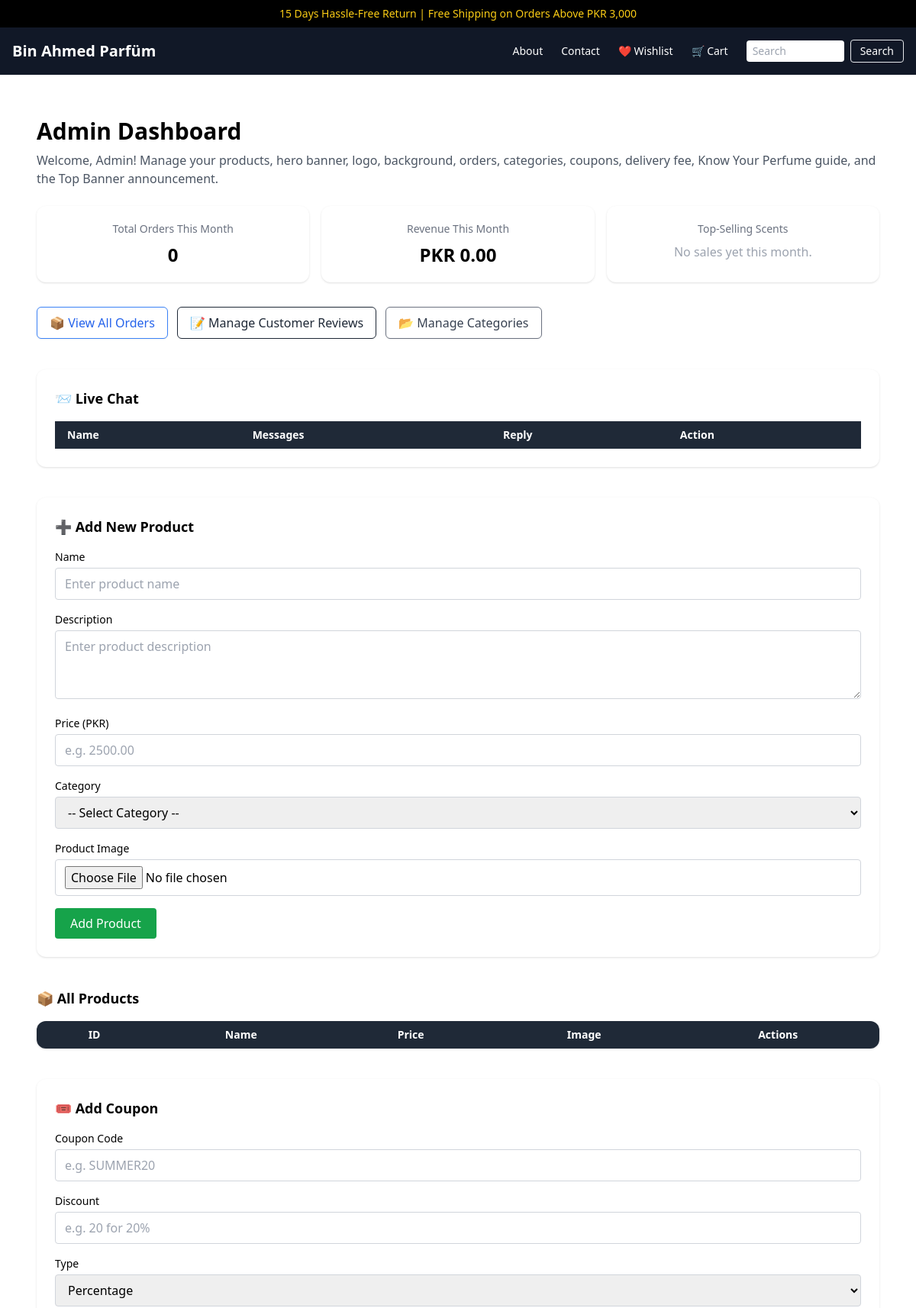
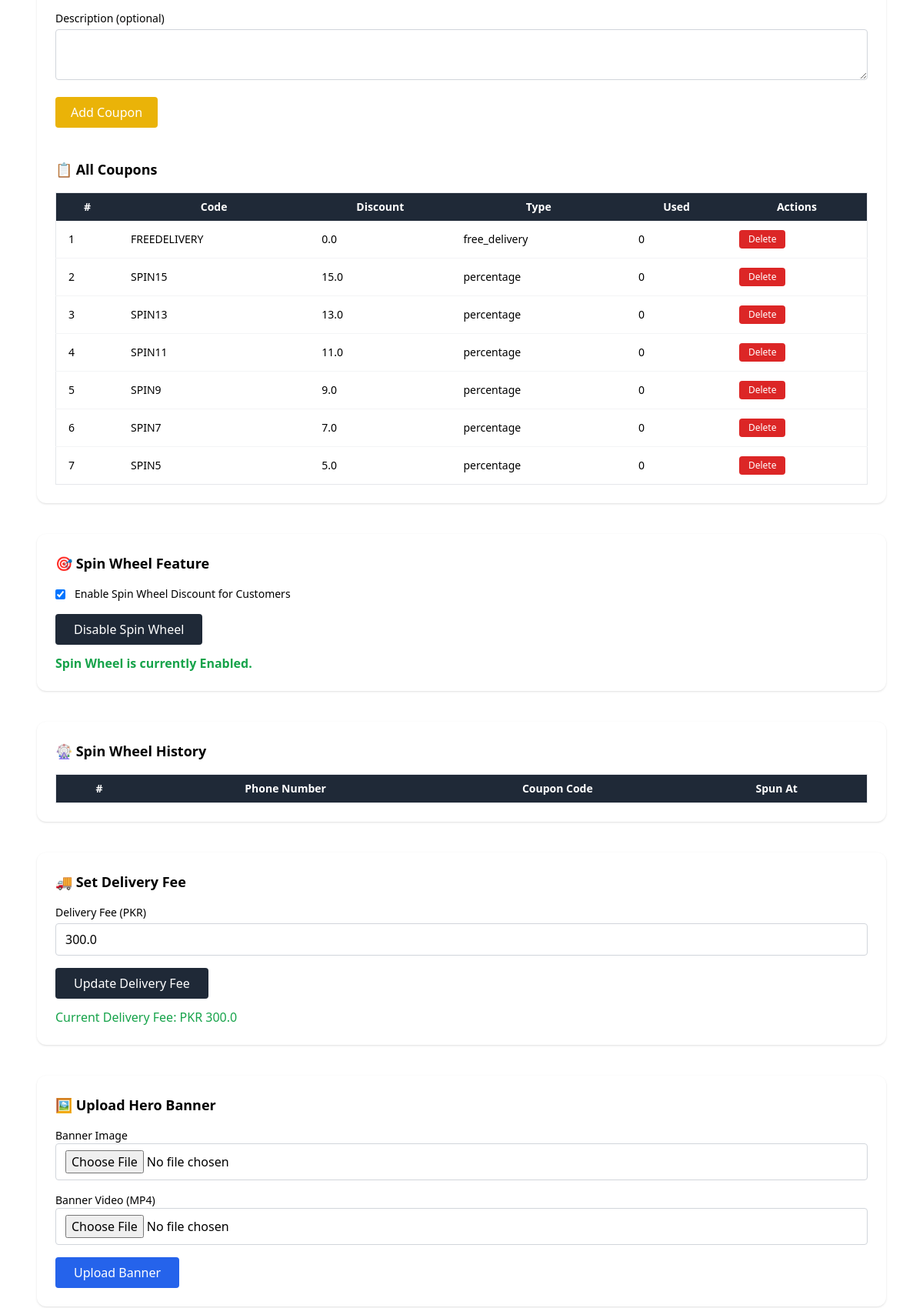
Screenshot of /admin/dashboard (signed in, upper part) with the database file from the repository (2 pictures, top to bottom).
### tables this page shows
CREATE TABLE settings (
                id INTEGER PRIMARY KEY AUTOINCREMENT,
                key TEXT UNIQUE NOT NULL,
                value TEXT
            );

CREATE TABLE coupons (
                id INTEGER PRIMARY KEY AUTOINCREMENT,
                code TEXT UNIQUE NOT NULL,
                discount REAL NOT NULL,
                type TEXT CHECK(type IN ('percentage', 'fixed', 'free_delivery')),
                description TEXT,
                used INTEGER DEFAULT 0
            );

### app.py (the view)
@app.route('/admin/dashboard')
@login_required
def admin_dashboard():
    conn = get_db_connection()
    products = conn.execute('SELECT * FROM products').fetchall()
    banner = conn.execute('SELECT * FROM banners ORDER BY id DESC LIMIT 1').fetchone()
    logo = conn.execute('SELECT * FROM logos ORDER BY id DESC LIMIT 1').fetchone()
    background = conn.execute('SELECT * FROM backgrounds ORDER BY id DESC LIMIT 1').fetchone()
    categories = conn.execute('SELECT * FROM categories').fetchall()
    know_your_perfume = conn.execute(
        'SELECT * FROM know_your_perfume ORDER BY id DESC LIMIT 1'
    ).fetchone()
    coupons = conn.execute('SELECT * FROM coupons ORDER BY id DESC').fetchall()
    fee_row = conn.execute("SELECT value FROM settings WHERE key = 'delivery_fee'").fetchone()
    delivery_fee = float(fee_row['value']) if fee_row else 0
    banner_row = conn.execute("SELECT value FROM settings WHERE key = 'top_banner'").fetchone()
    top_banner = banner_row['value'] if banner_row else ''
    spin_row = conn.execute(
        "SELECT value FROM settings WHERE key = 'spin_wheel_enabled'"
    ).fetchone()
    spin_enabled = bool(int(spin_row['value'])) if spin_row else True
    now = datetime.now()
    start_of_month = now.replace(day=1).strftime('%Y-%m-%d %H:%M:%S')
    total_orders = conn.execute(
        "SELECT COUNT(*) FROM orders WHERE created_at >= ?", (start_of_month,)
    ).fetchone()[0]
    total_revenue = conn.execute(
        '''
        SELECT IFNULL(SUM(
            (SELECT SUM(oi.quantity * oi.price) FROM order_items oi WHERE oi.order_id = o.id)
            + (
              CASE
                WHEN o.coupon_code = 'FREEDELIVERY' THEN 0
                ELSE IFNULL((SELECT value FROM settings WHERE key = 'delivery_fee'), 0)
              END
            )
            - o.discount
        ), 0)
        FROM orders o
        WHERE o.created_at >= ?
        ''',
        (start_of_month,)
    ).fetchone()[0]
    top_products = conn.execute(
        '''
        SELECT p.name, SUM(oi.quantity) as total_sold
        FROM order_items oi
        JOIN products p ON oi.product_id = p.id
        JOIN orders o ON oi.order_id = o.id
        WHERE o.created_at >= ?
        GROUP BY p.id
        ORDER BY total_sold DESC
        LIMIT 5
        ''',
        (start_of_month,)
    ).fetchall()
    spins = conn.execute(
        'SELECT * FROM customer_spins ORDER BY created_at DESC'
    ).fetchall()
    messages = conn.execute(
        '''
        SELECT m.*, c.status, c.customer_name as conv_customer_name
        FROM messages m
        JOIN conversations c ON m.conversation_id = c.id
        WHERE c.status = 'open'
        ORDER BY m.conversation_id ASC, m.created_at ASC
        '''
    ).fetchall()
    conn.close()
    return render_template(
        'admin_dashboard.html',
        products=products,
        banner=banner,
        logo=logo,
        messages=messages,
        background=background,
        categories=categories,
        know_your_perfume=know_your_perfume,
        delivery_fee=delivery_fee,
        top_banner=top_banner,
        spin_enabled=spin_enabled,
        total_orders=total_orders,
        total_revenue=total_revenue,
        top_products=top_products,
        spins=spins,
        coupons=coupons  # ✅ Added without changing any other part!
    )

### templates/admin_dashboard.html (shortened to what this page needs)
{% extends 'base.html' %}
{% block content %}
<div class="px-4 sm:px-6 lg:px-8 py-8">
  <h2 class="text-2xl sm:text-3xl font-bold mb-2">Admin Dashboard</h2>
  <p class="text-gray-600 mb-6">
    Welcome, Admin! Manage your products, hero banner, logo, background,
    orders, categories, coupons, delivery fee, Know Your Perfume guide,
    and the Top Banner announcement.
  </p>
  <div class="grid grid-cols-1 sm:grid-cols-2 lg:grid-cols-3 gap-4 mb-8">
    <div class="bg-white shadow rounded-xl p-5 text-center">
      <h6 class="text-sm font-medium text-gray-500">Total Orders This Month</h6>
      <h3 class="text-2xl font-bold mt-2">{{ total_orders }}</h3>
    </div>
    <div class="bg-white shadow rounded-xl p-5 text-center">
      <h6 class="text-sm font-medium text-gray-500">Revenue This Month</h6>
      <h3 class="text-2xl font-bold mt-2">PKR {{ '%.2f'|format(total_revenue) }}</h3>
    </div>
    <div class="bg-white shadow rounded-xl p-5">
      <h6 class="text-sm font-medium text-center text-gray-500 mb-2">Top-Selling Scents</h6>
      {% if top_products %}
        <ul class="divide-y text-sm">
          {% for product in top_products %}
          <li class="flex justify-between py-2">
            <span>{{ product.name }}</span>
            <span class="bg-gray-800 text-white text-xs font-semibold px-2 py-0.5 rounded-full">
              {{ product.total_sold }}
            </span>
          </li>
          {% endfor %}
        </ul>
      {% else %}
        <p class="text-center text-gray-400">No sales yet this month.</p>
      {% endif %}
    </div>
  </div>
  <div class="flex flex-wrap gap-3 mb-10">
    <a href="{{ url_for('admin_orders') }}"
       class="inline-flex items-center justify-center px-4 py-2 bg-white border border-blue-500 text-blue-600 hover:bg-blue-50 rounded-md shadow-sm">
      📦 View All Orders
    </a>
    <a href="{{ url_for('admin_reviews') }}"
       class="inline-flex items-center justify-center px-4 py-2 bg-white border border-gray-800 text-gray-800 hover:bg-gray-100 rounded-md shadow-sm">
      📝 Manage Customer Reviews
    </a>
    <a href="{{ url_for('admin_categories') }}"
       class="inline-flex items-center justify-center px-4 py-2 bg-white border border-gray-500 text-gray-700 hover:bg-gray-100 rounded-md shadow-sm">
      📂 Manage Categories
    </a>
  </div>
<div class="bg-white shadow rounded-xl p-6 mb-10">
  <h4 class="text-lg font-semibold mb-4">📨 Live Chat</h4>
  <div class="overflow-x-auto">
    <table class="min-w-full text-sm text-left text-gray-700">
      <thead class="bg-gray-800 text-white">
        <tr>
          <th class="px-4 py-2">Name</th>
          <th class="px-4 py-2">Messages</th>
          <th class="px-4 py-2">Reply</th>
          <th class="px-4 py-2">Action</th>
        </tr>
      </thead>
    </table>
  </div>
</div>
<div class="bg-white p-6 rounded-xl shadow mb-10">
  <h4 class="text-lg font-semibold mb-4">➕ Add New Product</h4>
  <form method="POST" enctype="multipart/form-data" action="{{ url_for('add_product') }}" class="space-y-4">
    <div>
      <label class="block text-sm font-medium mb-1">Name</label>
      <input type="text" name="name" class="w-full border border-gray-300 rounded px-3 py-2" placeholder="Enter product name" required>
    </div>
    <div>
      <label class="block text-sm font-medium mb-1">Description</label>
      <textarea name="description" rows="3" class="w-full border border-gray-300 rounded px-3 py-2" placeholder="Enter product description" required></textarea>
    </div>
    <div>
      <label class="block text-sm font-medium mb-1">Price (PKR)</label>
      <input type="number" step="0.01" name="price" class="w-full border border-gray-300 rounded px-3 py-2" placeholder="e.g. 2500.00" required>
    </div>
    <div>
      <label class="block text-sm font-medium mb-1">Category</label>
      <select name="category_id" class="w-full border border-gray-300 rounded px-3 py-2" required>
        <option value="">-- Select Category --</option>
      </select>
    </div>
    <div>
      <label class="block text-sm font-medium mb-1">Product Image</label>
      <input type="file" name="image" class="w-full border border-gray-300 rounded px-3 py-2 bg-white" required>
    </div>
    <div>
      <button type="submit" class="bg-green-600 text-white px-5 py-2 rounded hover:bg-green-700 transition">
        Add Product
      </button>
    </div>
  </form>
</div>
<h4 class="text-lg font-semibold mb-4">📦 All Products</h4>
<div class="overflow-x-auto bg-white rounded-xl shadow mb-10">
  <table class="min-w-full table-auto text-sm">
    <thead class="bg-gray-800 text-white">
      <tr>
        <th class="px-4 py-2">ID</th>
        <th class="px-4 py-2">Name</th>
        <th class="px-4 py-2">Price</th>
        <th class="px-4 py-2">Image</th>
        <th class="px-4 py-2">Actions</th>
      </tr>
    </thead>
  </table>
</div>
<div class="bg-white p-6 rounded-xl shadow mb-10">
  <h4 class="text-lg font-semibold mb-4">🎟️ Add Coupon</h4>
  <form method="POST" action="{{ url_for('add_coupon') }}" class="space-y-4">
    <div>
      <label class="block text-sm font-medium mb-1">Coupon Code</label>
      <input type="text" name="code" class="w-full border border-gray-300 rounded px-3 py-2" placeholder="e.g. SUMMER20" required>
    </div>
    <div id="discount-group">
      <label class="block text-sm font-medium mb-1">Discount</label>
      <input type="number" step="0.01" name="discount" class="w-full border border-gray-300 rounded px-3 py-2" placeholder="e.g. 20 for 20%">
    </div>
    <div>
      <label class="block text-sm font-medium mb-1">Type</label>
      <select name="type" id="coupon-type" class="w-full border border-gray-300 rounded px-3 py-2" required>
        <option value="percentage">Percentage</option>
      </select>
    </div>
    <div>
      <label class="block text-sm font-medium mb-1">Description (optional)</label>
      <textarea name="description" class="w-full border border-gray-300 rounded px-3 py-2"></textarea>
    </div>
    <button type="submit" class="bg-yellow-500 text-white px-5 py-2 rounded hover:bg-yellow-600 transition">
      Add Coupon
    </button>
  </form>
  <h4 class="text-lg font-semibold mt-10 mb-4">📋 All Coupons</h4>
  <div class="overflow-x-auto">
    <table class="min-w-full table-auto text-sm bg-white border border-gray-200 rounded-xl">
      <thead class="bg-gray-800 text-white">
        <tr>
          <th class="px-4 py-2">#</th>
          <th class="px-4 py-2">Code</th>
          <th class="px-4 py-2">Discount</th>
          <th class="px-4 py-2">Type</th>
          <th class="px-4 py-2">Used</th>
          <th class="px-4 py-2">Actions</th>
        </tr>
      </thead>
      <tbody class="divide-y divide-gray-100">
        {% for coupon in coupons %}
        <tr>
          <td class="px-4 py-3">{{ loop.index }}</td>
          <td class="px-4 py-3">{{ coupon.code }}</td>
          <td class="px-4 py-3">{{ coupon.discount }}</td>
          <td class="px-4 py-3">{{ coupon.type }}</td>
          <td class="px-4 py-3">{{ coupon.used }}</td>
          <td class="px-4 py-3">
            <form method="POST" action="{{ url_for('delete_coupon', coupon_id=coupon.id) }}"
                  onsubmit="return confirm('Are you sure you want to delete this coupon?');">
              <button type="submit"
                      class="bg-red-600 text-white px-3 py-1 rounded text-xs hover:bg-red-700">
                Delete
              </button>
            </form>
          </td>
        </tr>
        {% endfor %}
      </tbody>
    </table>
  </div>
</div>
<div class="bg-white p-6 rounded-xl shadow mb-10">
  <h4 class="text-lg font-semibold mb-4">🎯 Spin Wheel Feature</h4>
  <form method="POST" action="{{ url_for('toggle_spin_wheel') }}">
    <label class="flex items-center gap-3 mb-4 cursor-pointer">
      <input type="checkbox" name="enabled" id="spinSwitch"
             class="toggle toggle-lg" {% if spin_enabled %}checked{% endif %}>
      <span class="text-sm">Enable Spin Wheel Discount for Customers</span>
    </label>
    <button type="submit"
            class="bg-gray-800 hover:bg-gray-900 text-white px-6 py-2 rounded transition">
      {% if spin_enabled %}Disable{% else %}Enable{% endif %} Spin Wheel
    </button>
  </form>
  {% if spin_enabled %}
    <p class="text-green-600 mt-3 font-semibold">Spin Wheel is currently <strong>Enabled</strong>.</p>
  {% else %}
    <p class="text-red-600 mt-3 font-semibold">Spin Wheel is currently <strong>Disabled</strong>.</p>
  {% endif %}
</div>
<div class="bg-white p-6 rounded-xl shadow mb-10">
  <h4 class="text-lg font-semibold mb-4">🎡 Spin Wheel History</h4>
  <div class="overflow-x-auto">
    <table class="min-w-full table-auto border border-gray-200 text-sm">
      <thead class="bg-gray-800 text-white">
        <tr>
          <th class="px-4 py-2">#</th>
          <th class="px-4 py-2">Phone Number</th>
          <th class="px-4 py-2">Coupon Code</th>
          <th class="px-4 py-2">Spun At</th>
        </tr>
      </thead>
    </table>
  </div>
</div>
<div class="bg-white p-6 rounded-xl shadow mb-10">
  <h4 class="text-lg font-semibold mb-4">🚚 Set Delivery Fee</h4>
  <form method="POST" action="{{ url_for('update_delivery_fee') }}" class="space-y-4">
    <div>
      <label class="block text-sm font-medium mb-1">Delivery Fee (PKR)</label>
      <input type="number" step="0.01" name="delivery_fee"
             class="w-full border border-gray-300 rounded px-3 py-2"
             value="{{ delivery_fee if delivery_fee is defined else '' }}"
             placeholder="e.g. 250">
    </div>
    <button type="submit" class="bg-gray-800 text-white px-6 py-2 rounded hover:bg-gray-900 transition">
      Update Delivery Fee
    </button>
  </form>
  {% if delivery_fee %}
    <p class="mt-3 text-green-600 font-medium">Current Delivery Fee: PKR {{ delivery_fee }}</p>
  {% endif %}
</div>
<div class="bg-white p-6 rounded-xl shadow mb-10">
  <h4 class="text-lg font-semibold mb-4">🖼️ Upload Hero Banner</h4>
  <form method="POST" enctype="multipart/form-data" action="{{ url_for('upload_banner') }}" class="space-y-4">
    <div>
      <label class="block text-sm font-medium">Banner Image</label>
      <input type="file" name="banner" class="w-full border border-gray-300 rounded px-3 py-2">
    </div>
    <div>
      <label class="block text-sm font-medium">Banner Video (MP4)</label>
      <input type="file" name="banner_video" class="w-full border border-gray-300 rounded px-3 py-2">
    </div>
    <button type="submit" class="bg-blue-600 text-white px-6 py-2 rounded hover:bg-blue-700">
      Upload Banner
    </button>
  </form>
</div>
{% endblock %}

### templates/base.html (shortened to what this page needs)
<!DOCTYPE html>
<html lang="en">
<head>
  <link rel="stylesheet" href="https://cdnjs.cloudflare.com/ajax/libs/font-awesome/6.4.0/css/all.min.css">
  <script src="https://cdn.tailwindcss.com"></script>
</head>
<body class="font-[Playfair Display] {% if not background %}bg-white{% endif %}"
      >
  <div class="text-center py-2 bg-black text-yellow-400 text-sm whitespace-nowrap overflow-hidden">
    <div class="inline-block animate-marquee">
      {% if top_banner %}
        {{ top_banner|safe }}
      {% else %}
        Free Delivery Over PKR 4000 | 15 Days Return | New Arrivals In Stock
      {% endif %}
    </div>
  </div>
  <nav class="bg-gray-900 text-white">
    <div class="max-w-7xl mx-auto px-4 py-4 flex items-center justify-between">
      <div class="flex items-center gap-4">
        <a href="/" class="font-bold text-xl flex items-center">
          {% if logo %}
            <img src="{{ url_for('static', filename='uploads/logos/' ~ logo.filename) }}" alt="Logo" class="h-10 object-contain">
          {% else %} Bin Ahmed Parfüm {% endif %}
        </a>
      </div>
      <ul class="hidden lg:flex gap-6 items-center text-sm">
        <li><a href="/about" class="hover:text-yellow-400">About</a></li>
        <li><a href="/contact" class="hover:text-yellow-400">Contact</a></li>
        <li class="relative">
          <a href="/wishlist" class="hover:text-yellow-400">❤️ Wishlist</a>
        </li>
        <li><a href="/cart" class="hover:text-yellow-400">🛒 Cart</a></li>
        <li>
          <form class="flex items-center">
            <input type="search" placeholder="Search" class="rounded px-2 py-1 text-black text-sm w-32">
            <button type="submit" class="ml-2 text-sm border px-3 py-1 rounded hover:bg-white hover:text-black">Search</button>
          </form>
        </li>
      </ul>
    </div>
  </nav>
  <div class="max-w-7xl mx-auto px-4 mt-6">
    {% block content %}{% endblock %}
  </div>
</body>
</html>

### rows the page displays
settings: value "15 Days Hassle-Free Return | Free Shipping on Orders Above PKR 3,000"
coupons: code "FREEDELIVERY", discount "0.0", type "free_delivery", used "0"
coupons: code "SPIN15", discount "15.0", type "percentage", used "0"
coupons: code "SPIN13", discount "13.0", type "percentage", used "0"
coupons: code "SPIN11", discount "11.0", type "percentage", used "0"
coupons: code "SPIN9", discount "9.0", type "percentage", used "0"
coupons: code "SPIN7", discount "7.0", type "percentage", used "0"
coupons: code "SPIN5", discount "5.0", type "percentage", used "0"

### other values shown
{{ total_orders }} "0"
{{ '%.2f'|format(total_revenue) }} "0.00"
{{ delivery_fee }} "300.0"
